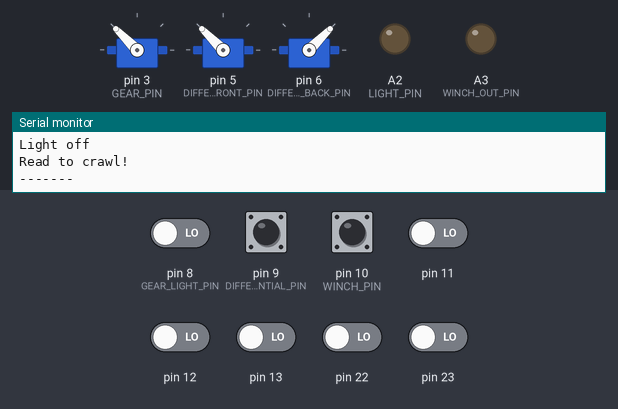
This sketch was run on a simulated Arduino Uno, built with avr-gcc and run on an emulated ATmega328P. On the bench: 3 × servo, output pins drawn as LEDs (lit = HIGH), the last lines printed to the serial monitor. The test bench sets the inputs (shaded band); at power-on: pin 8 (GEAR_LIGHT_PIN), pin 9 (DIFFERENTIAL_PIN), pin 10 (WINCH_PIN), pin 11–13, pin 22, pin 23 LOW.

Above: at 2.0 s.
2.1 s: pin 9 (DIFFERENTIAL_PIN) pulsed HIGH 2 times (0.12 s each, 0.3 s apart)
At 3.3 s:
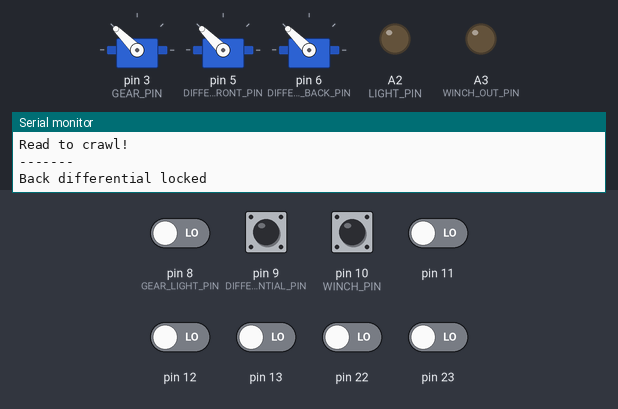
4.2 s: pin 10 (WINCH_PIN) pulsed HIGH 2 times (0.12 s each, 0.3 s apart)
At 5.8 s:
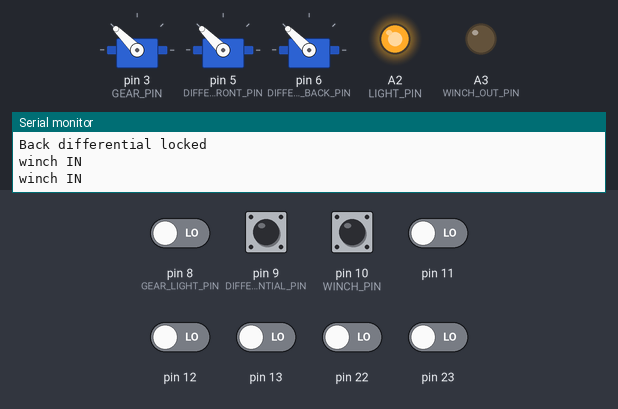
Timing chart, 0 to 7.3 s (numbered marks = the images above; inputs shaded):
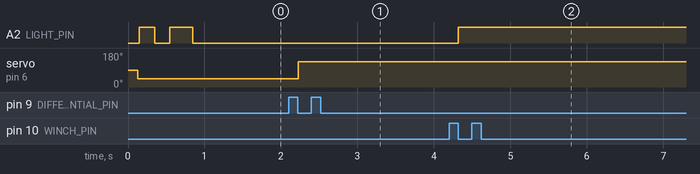

Measured:
- after the input at 2.1 s, servo on pin 6 (DIFFERENTIAL_BACK_PIN): 45° → 135° after 0.13 s
- after the input at 4.2 s, A2 (LIGHT_PIN): LOW → HIGH after 0.12 s

The sketch:

trx4-mixer.ino
```cpp
#include <Servo.h>

#define GEAR_LIGHT_CH 1
#define DIFFERENTIAL_CH 2
#define WINCH_CH 3

// input
#define GEAR_LIGHT_PIN 8
#define DIFFERENTIAL_PIN 9
#define WINCH_PIN 10

// output
#define GEAR_PIN 3
#define DIFFERENTIAL_FRONT_PIN 5
#define DIFFERENTIAL_BACK_PIN 6
#define LIGHT_PIN 16
#define WINCH_IN_PIN A2
#define WINCH_OUT_PIN A3

// config
// time you need to have channel one above upper bound for light to toggle
#define LIGHT_TIME 500
// time you need to have channel one below lower bound for gear to toggle
#define GEAR_TIME 20
#define GEAR_LIGHT_UPPER_BOUND 0.5
#define GEAR_LIGHT_LOWER_BOUND -0.5
// triggers if higher
#define DIFFERENTIAL_FRONT_BOUND 0.5
// triggers if lower
#define DIFFERENTIAL_BACK_BOUND -0.5
// double click channel 1 to reset all gear, light and differentials
#define DOUBLEE_CLICK_TIME 500

// servo positions in microseconds
#define GEAR_LOW 2000
#define GEAR_HIGH 1000
#define DIFFERENTIAL_FRONT_LOCK 1000
#define DIFFERENTIAL_FRONT_UNLOCK 2000
#define DIFFERENTIAL_BACK_LOCK 2000
#define DIFFERENTIAL_BACK_UNLOCK 1000

// default bounds for normalization
#define DEFAULT_MIN 1000
#define DEFAULT_MID 1500
#define DEFAULT_MAX 2000

#define LOCKED true
#define UNLOCKED false

#define LOG_LEVEL INFO
// https://docs.python.org/3/library/logging.html#logging-levels
#define CRITICAL 50
#define ERROR 40
#define WARNING 30
#define INFO 20
#define DEBUG 10
#define NOTSET 0


Servo gear_servo;
Servo differential_front_servo;
Servo differential_back_servo;

unsigned long now;
unsigned long rc_update;
unsigned long stat_update;
const int channels = 3;
float RC_in[channels];

float Min[channels] = {DEFAULT_MIN, DEFAULT_MIN, DEFAULT_MIN};
float Mid[channels] = {DEFAULT_MID, DEFAULT_MID, DEFAULT_MID};
float Max[channels] = {DEFAULT_MAX, DEFAULT_MAX, DEFAULT_MAX};
unsigned long useful_update[channels];

void recalibrate(int i, float p) {
  if (Min[i] == DEFAULT_MIN && p < DEFAULT_MID) Min[i] = p;
  else Min[i] = min(Min[i], p);
  if (Max[i] == DEFAULT_MAX && p > DEFAULT_MID) Max[i] = p;
  else Max[i] = max(Max[i], p);
  Mid[i] = (Min[i] + Max[i]) / 2;
}

void setup() {
  Serial.begin(9600);
  //while (!Serial); // uncomment to get all output BUT will block when not connected to USB
  Serial.println("starting setup");
  setup_pwmRead();

  pinMode(LIGHT_PIN, OUTPUT);
  pinMode(WINCH_IN_PIN, OUTPUT);
  pinMode(WINCH_OUT_PIN, OUTPUT);
  gear_servo.attach(GEAR_PIN, 500, 2500);
  differential_front_servo.attach(DIFFERENTIAL_FRONT_PIN, 500, 2500);
  differential_back_servo.attach(DIFFERENTIAL_BACK_PIN, 500, 2500);
  delay(50);
  reset_state();
  Serial.println("Read to crawl!\n-------");
}

void reset_state() {
  log(INFO, "Reset!");
  set_low_gear();
  set_front(LOW);
  set_back(LOW);
  light_off();
  blink_hello();
}

void blink_hello() {
  light_on();
  delay(200);
  light_off();
  delay(200);
  light_on();
  delay(300);
  light_off();
}

void loop() {
  now = millis();
  if (RC_avail() || now - rc_update > 25) { // if RC data is available or 25ms has passed since last update (adjust to be equal or greater than the frame rate of receiver)
    rc_update = now;
    for (int i = 0; i < channels; i++) {    // run through each RC channel
      int CH = i + 1;
      if (PWM_read(CH)) {
        float p = PWM();
        float c = calibrate(p, Min[i], Mid[i], Max[i]);
        //Serial.println("Channel: " + String(CH) + " - " + String(p) + " - " + String(c));
        evaluate(CH, c);
      }
    }
  }
}


const int log_level = LOG_LEVEL;
void log(int level, String s) {
  if (level >= log_level)
    Serial.println(s);
}
```

trx4.ino
```cpp
byte light = LOW;
byte gear = LOW;
unsigned long gear_last_activated = 0;
unsigned long gear_last_deactivated = 0;
unsigned long differential_last_active = 0;
byte differential_front_state = UNLOCKED;
byte differential_back_state = UNLOCKED;
bool light_toggle_lock = false;
bool differential_front_lock = false;
bool differential_back_lock = false;


void light_on() {
  Serial.println("Light on");
  digitalWrite(LIGHT_PIN, HIGH);
  light = HIGH;
}


void light_off() {
  Serial.println("Light off");
  digitalWrite(LIGHT_PIN, LOW);
  light = LOW;
}

void toogle_light() {
  if (light == LOW)
    light_on();
  else {
    light_off();
  }
}

void set_high_gear() {
  Serial.println("HIGH gear");
  gear_servo.writeMicroseconds(GEAR_HIGH);
  gear = HIGH;
}

void set_low_gear() {
  Serial.println("LOW gear");
  gear_servo.writeMicroseconds(GEAR_LOW);
  gear = LOW;
}

void toggle_gear() {
  if (gear == LOW) {
    set_high_gear();
  } else {
    set_low_gear();
  }
}

void set_front(byte state) {
  int uS;
  if (state == LOCKED) {
    uS = DIFFERENTIAL_FRONT_LOCK;
  } else if (state == UNLOCKED) {
    uS = DIFFERENTIAL_FRONT_UNLOCK;
  } else {
    Serial.println("Warning got unkonwn state for front differential!");
    return;
  }
  differential_front_state = state;
  Serial.println("Front differential " + String(state == LOCKED ? "locked" : "unlocked") );
  differential_front_servo.writeMicroseconds(uS);
}

void set_back(byte state) {
  int uS;
  if (state == LOCKED) {
    uS = DIFFERENTIAL_BACK_LOCK;
  } else if (state == UNLOCKED) {
    uS = DIFFERENTIAL_BACK_UNLOCK;
  } else {
    Serial.println("Warning got unkonwn state for back differential!");
    return;
  }
  differential_back_state = state;
  Serial.println("Back differential " + String(state == LOCKED ? "locked" : "unlocked") );
  differential_back_servo.writeMicroseconds(uS);
}

void toggle_front() {
  set_front(!differential_front_state);
}

void toggle_back() {
  set_back(!differential_back_state);
}

void differential(float pos) {
  if (pos > DIFFERENTIAL_FRONT_BOUND && !differential_front_lock) {
    toggle_front();
    differential_front_lock = true;
  } else if (pos < DIFFERENTIAL_BACK_BOUND && !differential_front_lock) {
    toggle_back();
    differential_front_lock = true;
  } else if (pos < DIFFERENTIAL_FRONT_BOUND && pos > DIFFERENTIAL_BACK_BOUND) {
    differential_front_lock = false;
  }
}

void gear_light(float pos) {
  now = millis();
  unsigned long period = now - gear_last_activated;
  if (pos > GEAR_LIGHT_UPPER_BOUND && !gear_last_activated) {
    gear_last_activated = now;
    log(DEBUG, "pos above upper bound and not last active");
  } else if (pos > GEAR_LIGHT_UPPER_BOUND && gear_last_activated) {
    log(DEBUG, "pos above upper bound and last active");
    if (period > LIGHT_TIME && !light_toggle_lock) {
      log(DEBUG, "period longer then light and not locked");
      toogle_light();
      light_toggle_lock = true;
    }
  }
  else if (pos < GEAR_LIGHT_LOWER_BOUND && gear_last_activated) {
    log(DEBUG, "pos below lower bound and last active");
    unsigned long pause = now - gear_last_deactivated;
    if (pause < DOUBLEE_CLICK_TIME) {
      reset_state();
    } else if (period > GEAR_TIME && period < LIGHT_TIME) {
      toggle_gear();
    }
    gear_last_activated = 0;
    gear_last_deactivated = now;
    light_toggle_lock = false;
  }
}

void winch(float pos) {
  if (pos > 0.5) {
    digitalWrite(WINCH_IN_PIN, LOW);
    digitalWrite(WINCH_OUT_PIN, HIGH);
    Serial.println("winch OUT");
  } else if (pos < -0.5) {
    digitalWrite(WINCH_IN_PIN, HIGH);
    digitalWrite(WINCH_OUT_PIN, LOW);
    Serial.println("winch IN");
  } else {
    digitalWrite(WINCH_IN_PIN, LOW);
    digitalWrite(WINCH_OUT_PIN, LOW);
  }
}

void evaluate(int CH, float pos) {
  log(DEBUG, "Channel: " + String(CH) + " | " + String(pos));
  if (CH == DIFFERENTIAL_CH) {
    log(DEBUG, "Channel: " + String(CH) + " Differential");
    differential(pos);
  } else if (CH == GEAR_LIGHT_CH) {
    log(DEBUG, "Channel: " + String(CH) + " gear & light");
    gear_light(pos);
  } else if (CH == WINCH_CH) {
    log(DEBUG, "Channel: " + String(CH) + " winch");
    winch(pos);
  }
}
```

Source omitted: pwm.ino (21723 bytes)
